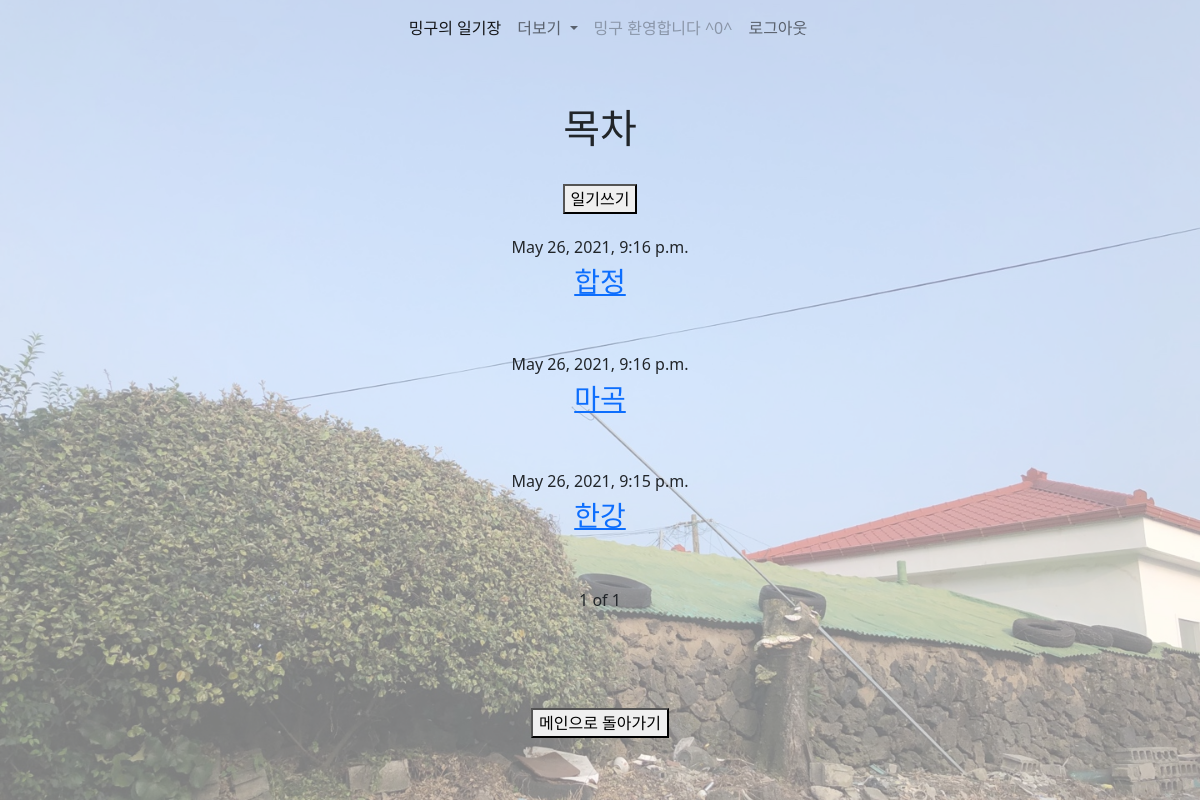
/blog/contents/ (signed in), run on an earlier commit of the app's database.
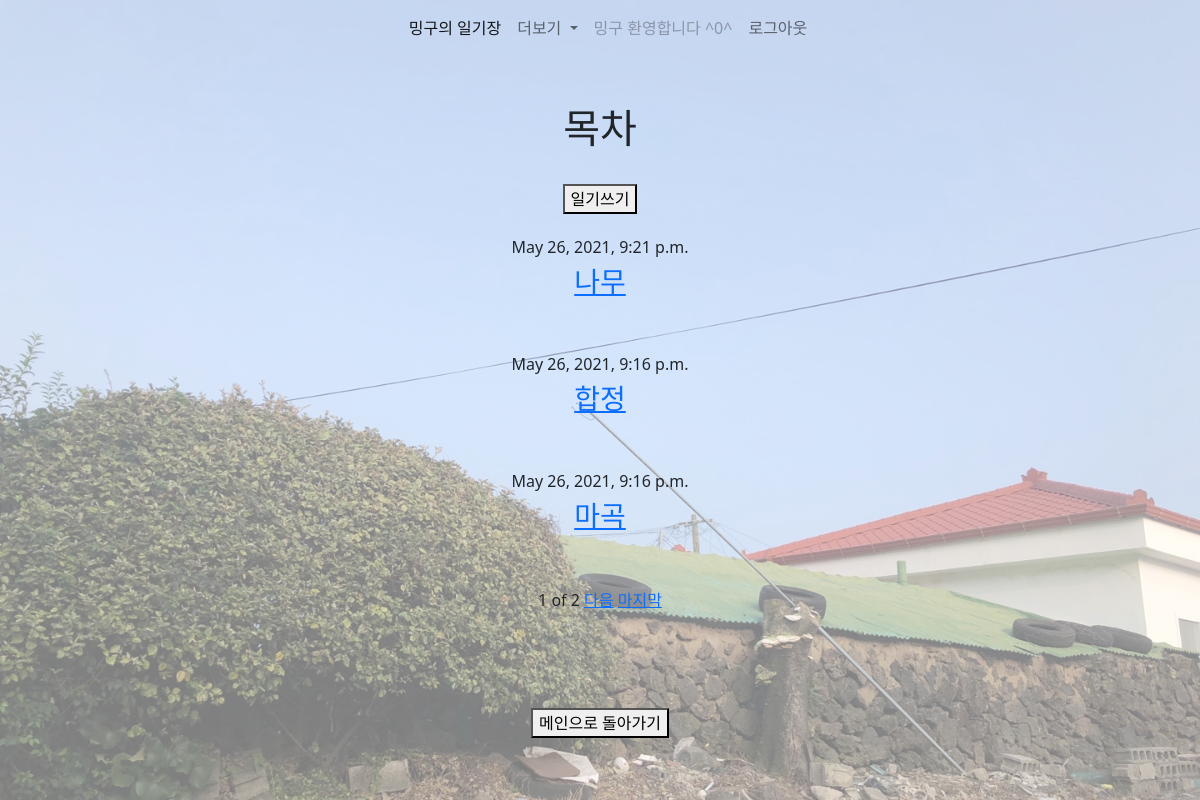
And on a later commit of the database.
### account/models.py (models this page shows)
class CustomUser (AbstractUser):
  nickname = models.CharField (max_length=100)
  university = models.CharField (max_length=50)
  location = models.CharField(max_length=200)

### blog/models.py (models this page shows, shortened)
class Blog (models.Model):
  title = models.CharField(max_length = 200)
  pub_date = models.DateTimeField()
  body = models.TextField()
  img = models.ImageField(upload_to = "blog/", blank = True, null = True)

### blog/views.py (the view)
# urls.py: path('contents/', contents, name = "contents"),
@login_required(redirect_field_name=None, login_url="login")
def contents (request):
  blogs = Blog.objects.order_by('-pub_date')
  paginator = Paginator(blogs, 3)
  page = request.GET.get('page')
  blogs = paginator.get_page(page)
  return render (request, 'contents.html', {'blogs':blogs})

### blog/templates/contents.html (shortened to what this page needs)
{% extends 'base.html' %}
{% block content%}
  <h1>목차</h1>
  <br><a href="{% url 'new' %}"><button>일기쓰기</button></a>
  <br><br>
  <div>
    {% for blog in blogs %}
    <h6>{{blog.pub_date}}</h6>
    <h3><a href="{% url 'detail' blog.id %}">{{blog.title}}</a></h3>
    <br><br>
    {% endfor %}
  </div>
  <span>{{blogs.number}}</span>
  <span>of</span>
  <span>{{blogs.paginator.num_pages}}</span>
  {% if blogs.has_next %}
    <a href="?page={{blogs.next_page_number}}">다음</a>
    <a href="?page={{blogs.paginator.num_pages}}">마지막</a>
  {% endif %}
  <br><br><br><br><br>
  <div>
    <a href="{% url 'home' %}"><button>메인으로 돌아가기</button></a>
  </div>
{% endblock %}

### mydiary/templates/base.html (shortened to what this page needs)
<!DOCTYPE html>
<html lang="en">
<head>
    <link href="https://cdn.jsdelivr.net/npm/bootstrap@5.0.1/dist/css/bootstrap.min.css" rel="stylesheet">
</head>
<body>
  {% if user.is_authenticated %}
    <nav class="navbar navbar-expand-lg navbar-light">
        <div class="container-fluid">
          <div class="collapse navbar-collapse" id="navbarSupportedContent">
            <ul class="navbar-nav me-auto mb-2 mb-lg-0">
              <li class="nav-item">
                <a class="nav-link active" aria-current="page" href="{% url 'home' %}">밍구의 일기장</a>
              </li>
              <li class="nav-item dropdown">
                <a class="nav-link dropdown-toggle" href="#" id="navbarDropdown" role="button" data-bs-toggle="dropdown" aria-expanded="false">
                  더보기
                </a>
              </li>
              {% if user.is_authenticated %}
                <li class="nav-item">
                <a class="nav-link disabled" href="#" tabindex="-1" aria-disabled="true">{{user.nickname}} 환영합니다 ^0^ </a>
              </li>
                <li class="nav-item">
                  <a class="nav-link" href="{% url 'logout' %}">로그아웃</a>
                </li>
              {% endif %}
            </ul>
          </div>
        </div>
      </nav>
  {% endif %}
        <div class="bgImage"></div>
    <br><br>
    <div class="container">
        {% block content %}
        {% endblock %}
    </div>
</body>
</html>

### mydiary/templates/base.html (style rules this page uses)
body { text-align: center; }
.bgImage { position: fixed; top: 0; left: 0; z-index: -1; width: 100%; height: 100%; background: center / cover no-repeat url('/static/backgroundphoto.jpg'); opacity: 0.5; }
body { display: flex; flex-direction: column; align-items: center; }

What changed in the data, as far as the page shows it:
no longer on this page (row unchanged): Blog: pub_date "May 26, 2021, 9:15 p.m.", title "한강"
added Blog: pub_date "May 26, 2021, 9:21 p.m.", title "나무"
Also different on the page:
{{ blogs.paginator.num_pages }}: "1" → "2"
text now shown: "다음 마지막"
